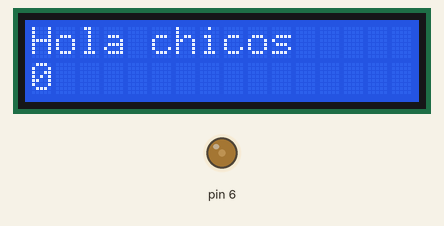
The sketch below on a simulated Arduino Uno, built with avr-gcc and run on an emulated ATmega328P. Shown: 16×2 character LCD, output pins drawn as LEDs (lit = HIGH).

Above: at 0.1 s.
At 4.1 s:
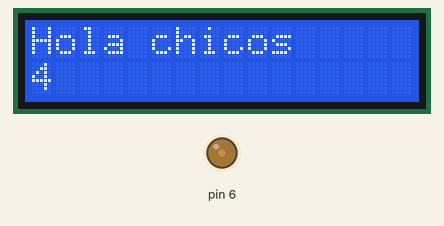
At 9.1 s:
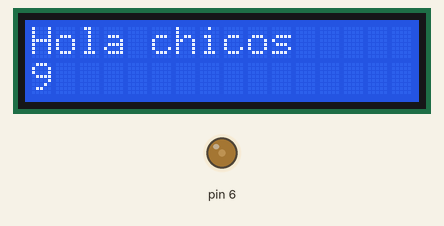
At 19.1 s:
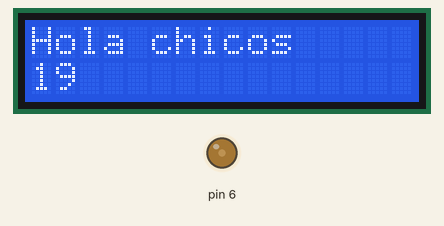
At 28.1 s:
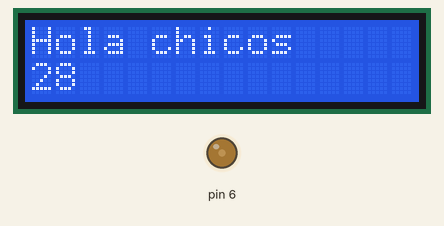
At 38.2 s:
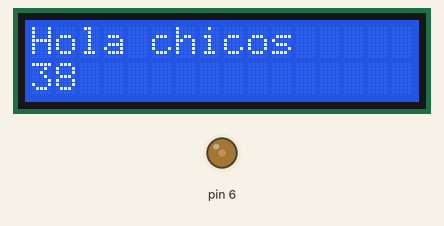

The sketch:

Hola_LCD.ino
```cpp
// Saca hola y tiempo desde reset a LCD
#include <LiquidCrystal.h>
// Inicia variable lcd y asigna pines
LiquidCrystal lcd(12, 11, 5, 4, 3, 2);
void setup() {
  // Configura número de columnas y filas
  lcd.begin(16, 2);
  // Saca mensaje
  lcd.print("Hola chicos");
  // Genera tensión contraste en pin 6
  analogWrite(6,60);
}

void loop() {
  // Cursor a inicio segunda línea
  lcd.setCursor(0, 1);
  // Saca número de segundos desde reset:
  lcd.print(millis()/1000);
  delay(500);
}
```

Measured:
- what the display in image 1 shows lasts 1.0 s, from 4.1 s to 5.1 s
